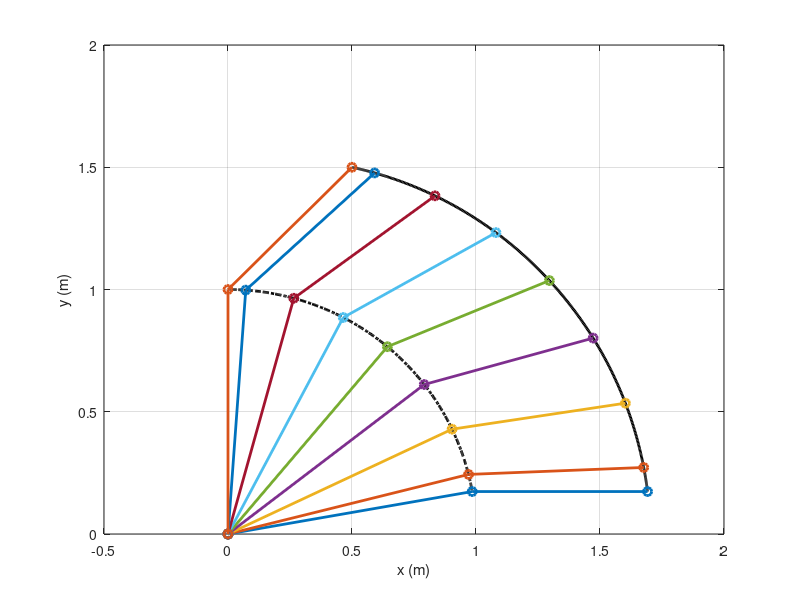
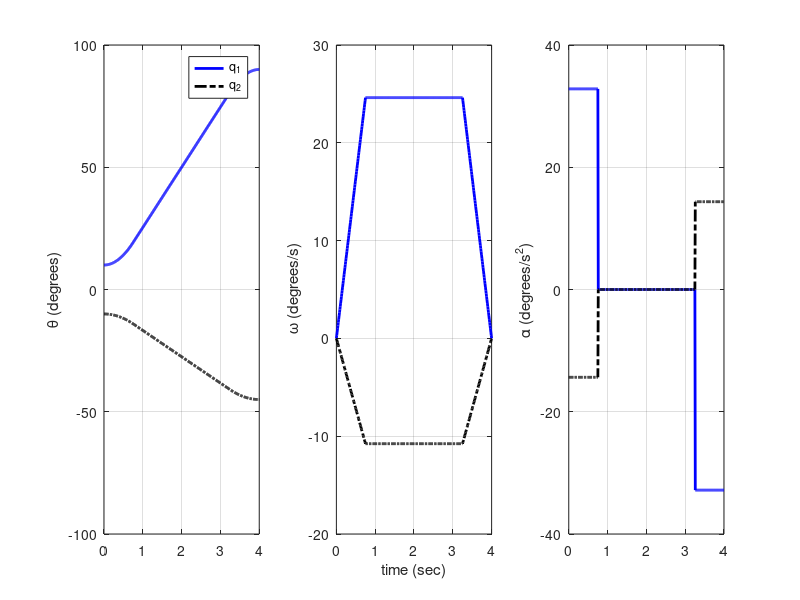

Write MATLAB code to recreate these figures, in order.
%% 
% 	Fundamentals of Robotics: Practical Case Studies with Matlab & Python
%   By Prof. Hamid D. Taghirad
%   Copyright CRC - Press @2025
%
%   This code provides Trajectory planning of 2R Robot
%   By Linear with parabolic blend
%   Problem 5.15 
%
%% Parameter Definitions

clear all, clc; clf;

%   Initial and final conditions

a=[1; 0.707];
q0=[10 -10]; 
qf=[90 -45];
omax=30;amax=40;
%   Defining time and trajectories
tf=4;ts=0.01;
tb=omax/amax;
Omega=(qf-q0)/(tf-tb);
alpha=Omega/tb;

t=0:ts:tf;t=t'; 
t1=0:ts:tb;t1=t1';
t2=tb+ts:ts:tf-tb; t2=t2';
t3=tf-tb+ts:ts:tf;t3=t3';
q=[q0+1/2*alpha.*t1.^2
    q0+Omega.*(t2-tb/2)
    q0+Omega.*(t3-1/2*tb)-1/2*alpha.*(t3-tf+tb).^2];
dq= [alpha.*t1
    Omega.*ones(size(t2))
    Omega-alpha.*(t3-tf+tb)];
d2q=[alpha+zeros(size(t1))
    alpha.*zeros(size(t2))
    -alpha+zeros(size(t3))];

% Convert degrees to radians
th=q*pi/180; dth=dq*pi/180; d2th=d2q*pi/180;

% Folve Forward kinematics

%Link 1
x1=a(1)*cos(th(:,1));
y1=a(1)*sin(th(:,1));

%End Effector
x=a(1)*cos(th(:,1))+ a(2)*cos(th(:,1)+th(:,2));
y=a(1)*sin(th(:,1))+ a(2)*sin(th(:,1)+th(:,2));

xp=[0 x1(1) x(1);
    0 x1(51) x(51);
    0 x1(101) x(101);
    0 x1(151) x(151);
    0 x1(201) x(201);
    0 x1(251) x(251);   
    0 x1(301) x(301);
    0 x1(351) x(351);
    0 x1(401) x(401);
];
yp=[0 y1(1) y(1);
    0 y1(51) y(51)
    0 y1(101) y(101)
    0 y1(151) y(151)
    0 y1(201) y(201)
    0 y1(251) y(251)
    0 y1(301) y(301)
    0 y1(351) y(351)
    0 y1(401) y(401)
    ]; 

%%   Final trajectory in task space
%   
% figure(1)
plot(x1,y1,'-.k', x,y,'k', ...
    xp(1,:),yp(1,:), '-o', xp(2,:),yp(2,:), '-o', ...
    xp(3,:),yp(3,:), '-o', xp(4,:),yp(4,:), '-o', ...
    xp(5,:),yp(5,:), '-o', xp(6,:),yp(6,:), '-o', ...
    xp(7,:),yp(7,:), '-o', xp(8,:),yp(8,:), '-o', ...
    xp(9,:),yp(9,:), '-o')
set(findall(figure(1),'type','line'),'linewidth',2)
%axis([-0.2 1.8 0 2])
grid
xlabel('x (m)'), ylabel('y (m)')

%%   Final trajectory in joint space
%   Figure 5.17 of the book
figure(2)
subplot(1,3,1)
plot(t,q(:,1),'b', t,q(:,2),'-.k'), grid
ylabel('\theta (degrees)'), legend('q_1', 'q_2')
subplot(1,3,2)
plot(t,dq(:,1),'b', t,dq(:,2),'-.k'), grid
xlabel('time (sec)'), ylabel(' \omega (degrees/s)')
subplot(1,3,3)
plot(t,d2q(:,1),'b', t,d2q(:,2),'-.k'), grid
ylabel('\alpha (degrees/s^2)')
set(findall(figure(2),'type','line'),'linewidth',2)
